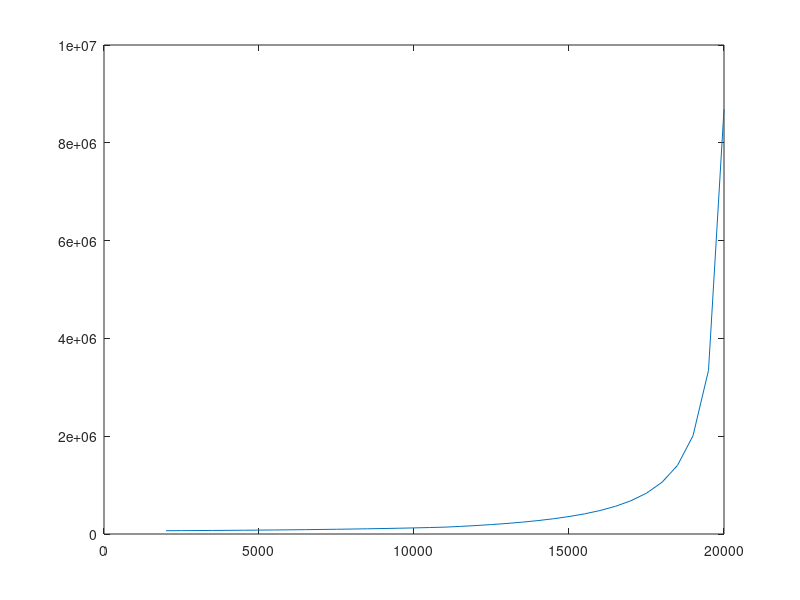

The MATLAB script that drew this image:
% ISA CALCULATIONS
g = 9.80665; %gravity constant m/s^2
h = [];
i = 1;
F_b = [];
F_bc = [];
%Outp_year = [];
hc = [];
Num_solp = [];
% SOLAR PANEL CALCULATIONS
Num_balloon = 5;
Area_solp = 1.63; % [m^2]
t_solp = 0.048; %[m]
W_solp = 18.6*g; % [N]
rho_solp = (W_solp/g)/(Area_solp*t_solp); %[kg]
T_b = 298.15; % [K]
Outp_0 = 370; % Output van 1 solar panel [J/s]  
eff_0 = 0.227; %  [frac]
tot_outp_0 = Outp_0/eff_0; % [W]
temp_coef = -0.0029; % [frac/deg C] 
Req_eng = 70000; % [MWh] TU Delft yearly energy requirement

%Weights
W_antenna = 5278; %[N]
W_balloon = 0; %[N]
W_cables = 300; %[N]
W_battery = 10000; %[N]


for alt = 2000:500:20000
    Outp_0_year = (Outp_0*3600*24*365)/(3600*1000000); %Output of 1 solar panel per year in [MWh]
    Num_solp = ceil(Req_eng/Outp_0_year); % Minimum number of solar panels
    Tot_W_solp = Num_solp * W_solp;
    %[T, rho, p] = airdensity_calculator(alt);
    
    if (0<alt)&& (alt<=11000)
        p_0 = 101325; %Pa
        T_0 = 288.15; %K
        h_0 = 0; %m
        R_air = 287;
        a_lapse = -0.0065;
        T = T_0 + a_lapse * (alt-h_0); %Temperature for gradient layer
        p = p_0 * (T/T_0)^(-g/(a_lapse*R_air));
        rho = p/(R_air*T);
        
        
    elseif (11000<alt) && (alt<=20000)
        p_0 = 22700; %Pa
        h_0 = 11000;
        T = 216.8; %K
        rho_0 = 0.364805;
        p = p_0 * exp((-g/(R_air*T))*(alt-h_0));
        rho = rho_0 * (p/p_0);
     
    end
    
    Temp_diff = T - T_b;
    frac_diff = Temp_diff * temp_coef;
    eff = eff_0 + frac_diff;
    Outp(i) = tot_outp_0 * eff * 5; % Total output * efficiency * 5 for being above clouds LOL
    Outp_year(i) = (Outp(i)*3600*24*365)/(3600*1000000); %Output of 1 solar panel per year in [MWh]
    Num_solp(i) = ceil(Req_eng/Outp_year(i)); % Minimum number of solar panels
    Tot_W_solp(i) = Num_solp(i) * W_solp;
    
    % Balloon calculations when stationary altitude:
    rho_i = 0.0837765634; % density inside balloon
    Vol(i) = Tot_W_solp(i) / (g * (rho - rho_i)); % Volume entire system when stationary[m^3]
    Tot_area_solp(i) = (Tot_W_solp(i) / rho_solp) / t_solp; %Total area solp of system [m^2]
    
    %Horizontal spacing calculations
    
    %Vol_balloon(i) = Vol(i) / Num_balloon; %Volume per balloon [m^3]
    %Area_solp(i) = Tot_area_solp(i) / Num_balloon; %area of solp per balloon
    %Spacing(i)  = (Area_solp(i) + 200*200) * Num_balloon; %Spacing needed for entire system 
    
    
    
    %D = C_D * 0.5 * V^2 * Area_balloon * rho
    %W(i) = (Tot_W_solp(i)/Num_balloon) + W_balloon + W_cables + W_antenna + W_battery; %Total weight of one balloon [N]
    %L(i) = Vol(i)*g*(rho - rho_i) - W(i); %- D; 
    %a(i) = (L(i)*g)/W(i);
    
    i = i+1;
    
    

end

plot(2000:500:20000, Vol)



%plot3(h,V,F_b)
%contour3(hc,Vc,F_bc,25)
